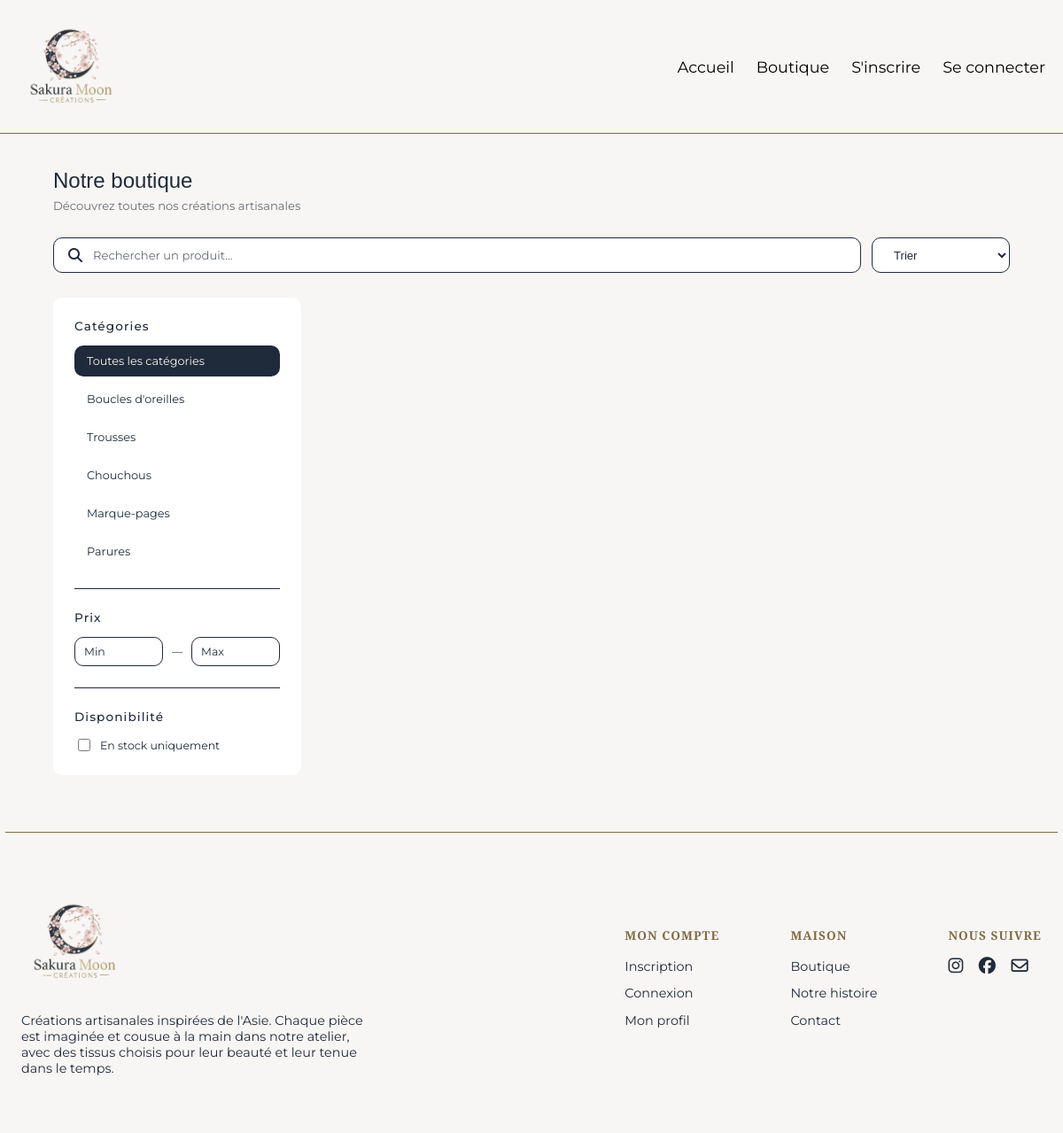
The app's page /back/router.php?action=shop-view with its own data.
### tables this page shows
CREATE TABLE `category` (
  `id` int(11) NOT NULL,
  `category_name` varchar(255) NOT NULL
);

### back/controllers/ProductController.php (called while the page is built, shortened)
<?php
class ProductController
{
    private $product;
    public function __construct()
    {
        $db = new Database();
        $this->product = new Product($db->getConnection());
    }
    public function shopView(){
        $categories = $this->product->getAllCategories();
        require '../front/views/shop.php';
    }
}

### back/config/Database.php (called while the page is built, shortened)
<?php
class Database
{
    private $pdo;
    public function getConnection()
    {
        if ($this->pdo === null) {
            $env = parse_ini_file(__DIR__ . '/../../.env');
            $this->pdo = new PDO("mysql:host={$env['DB_HOST']};dbname={$env['DB_NAME']};charset=utf8", $env['DB_USER'], $env['DB_PASS'], [PDO::ATTR_ERRMODE => PDO::ERRMODE_EXCEPTION]);
        }
        return $this->pdo;
    }
}

### back/models/Product.php (called while the page is built, shortened)
<?php
class Product
{
    private $pdo;
    public function __construct(PDO $pdo)
    {
        $this->pdo = $pdo;
    }
    public function getAllCategories(){
        $sql = "SELECT * FROM category";
        $query = $this->pdo->prepare($sql);
        $query->execute();
        return $query->fetchAll(PDO::FETCH_ASSOC);
    }
}

### front/views/shop.php (the view, shortened to what this page needs)
<?php
require_once "layout/header.php";
?>
<section class=" container shop-page">
    <div class="shop-page__header">
        <h1 class="shop-page__title">Notre boutique</h1>
        <h2 class="shop-page__desc">
            Découvrez toutes nos créations artisanales
        </h2>
    </div>
    <form action="" method="get" class="shop-page__toolbar">
        <div class="shop-page__search">
            <i class="fa-solid fa-magnifying-glass"></i>
            <input type="search" name="search" placeholder="Rechercher un produit..." id="myKeyword" aria-label="Barre de recherche pour les produits">
        </div>
        <select name="sort" id="sort-select" class="shop-page__sort" aria-label="Filtres pour les produits (ordre alphabétique et tri par prix croissant ou décroissant)">
            <option value="all">Trier</option>
        </select>
    </form>
    <div class="shop-page__layout">
        <aside class="filters">
            <div class="filters__section">
                <p class="filters__title">Catégories</p>
                <div class="filters__tags" id="categories">
                    <button class="filters__tag filters__tag--active" data-status="all">
                        Toutes les catégories
                    </button>
                    <?php
                    foreach ($categories as $category) {
                        echo '
                        <button class="filters__tag" data-status="' . htmlspecialchars($category['category_name']) . '">' . htmlspecialchars($category['category_name']) . '</button>
                        ';
                    }
                    ?>
                </div>
            </div>
            <div class="filters__section">
                <p class="filters__title">Prix</p>
                <form action="" method="get" class="filters__price">
                    <input type="number" name="min" id="min" placeholder="Min" aria-label="Champ pour filtrer selon le prix minimum">
                    <span>—</span>
                    <input type="number" name="max" id="max" placeholder="Max" aria-label="Champ pour filtrer selon le prix maximum">
                </form>
            </div>
            <div class="filters__section">
                <p class="filters__title">Disponibilité</p>
                <label for="availability" class="filters__checkbox">
                    <input type="checkbox" name="disponibilite" id="availability" aria-label="Checkbox pour filtrer selon la disponibilité du produit">En stock uniquement
                </label>
            </div>
        </aside>
    </div>
</section>
<?php
require_once "layout/footer.php";
?>

### records on screen
category: category_name "Boucles d'oreilles"
category: category_name "Trousses"
category: category_name "Chouchous"
category: category_name "Marque-pages"
category: category_name "Parures"
